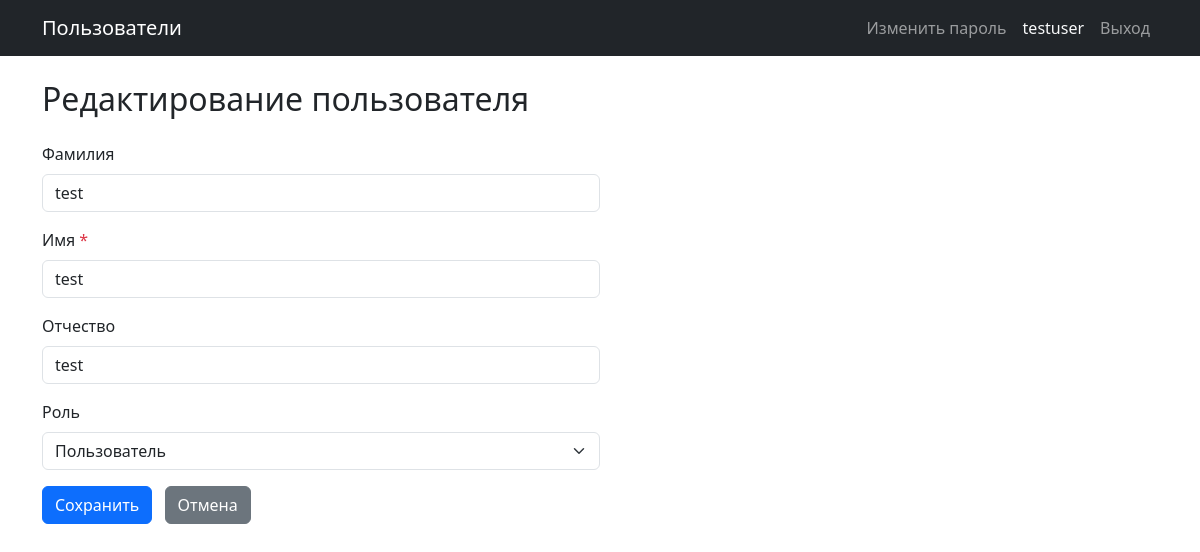
The app's page /users/2/edit (signed in), older data.
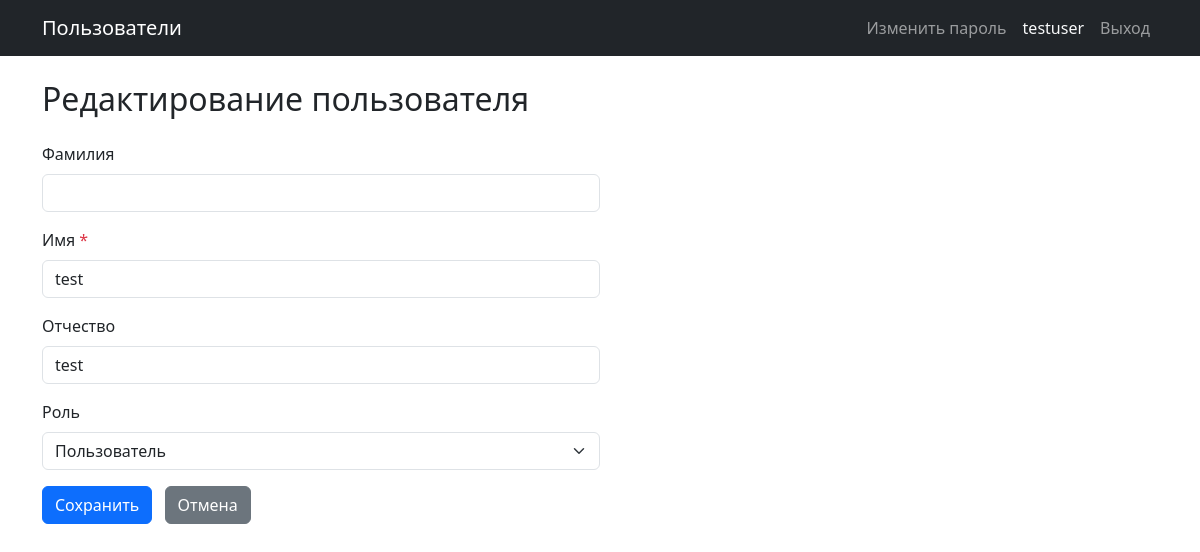
The same page, newer data.
### tables this page shows
CREATE TABLE users (
    id INTEGER PRIMARY KEY AUTOINCREMENT,
    login TEXT NOT NULL UNIQUE,
    password_hash TEXT NOT NULL,
    last_name TEXT,
    first_name TEXT NOT NULL,
    middle_name TEXT,
    role_id INTEGER REFERENCES roles(id) ON DELETE SET NULL,
    created_at TIMESTAMP NOT NULL DEFAULT CURRENT_TIMESTAMP
);

### app.py (the view, shortened to what this page needs)
@app.route('/users/<int:user_id>/edit', methods=['GET', 'POST'])
@login_required
def user_edit(user_id):
    db = get_db()
    user = db.execute("SELECT * FROM users WHERE id = ?", (user_id,)).fetchone()
    if not user:
        db.close()
        abort(404)
    roles = db.execute("SELECT * FROM roles ORDER BY name").fetchall()
    form = dict(user)
    db.close()
    return render_template('user_edit.html', roles=roles, form=form, errors={}, user=user)

### app.py (called while the page is built)
def get_db():
    conn = sqlite3.connect(DATABASE)
    conn.row_factory = sqlite3.Row
    conn.execute("PRAGMA foreign_keys = ON")
    return conn

def login_required(f):
    @wraps(f)
    def decorated(*args, **kwargs):
        if 'user_id' not in session:
            flash('Для доступа к этой странице необходимо войти в систему', 'warning')
            return redirect(url_for('login'))
        return f(*args, **kwargs)
    return decorated

def get_current_user():
    if 'user_id' not in session:
        return None
    db = get_db()
    user = db.execute(
        "SELECT u.*, r.name AS role_name FROM users u LEFT JOIN roles r ON u.role_id = r.id WHERE u.id = ?",
        (session['user_id'],)
    ).fetchone()
    db.close()
    return user

@app.context_processor
def inject_user():
    return {'current_user': get_current_user()}

### templates/user_edit.html (shortened to what this page needs)
{% extends 'base.html' %}
{% from 'macros.html' import user_form %}
{% block content %}
<h2 class="mb-4">Редактирование пользователя</h2>
<form method="post" class="col-md-6">
    {{ user_form(form, errors, roles, show_login_password=False) }}
    <div class="mt-3">
        <button type="submit" class="btn btn-primary">Сохранить</button>
        <a href="{{ url_for('index') }}" class="btn btn-secondary ms-2">Отмена</a>
    </div>
</form>
{% endblock %}

### templates/base.html (shortened to what this page needs)
<!DOCTYPE html>
<html lang="ru">
<head>
    <link rel="stylesheet" href="https://cdn.jsdelivr.net/npm/bootstrap@5.3.0/dist/css/bootstrap.min.css">
</head>
<body>
<nav class="navbar navbar-expand-lg navbar-dark bg-dark">
    <div class="container">
        <a class="navbar-brand" href="{{ url_for('index') }}">Пользователи</a>
        <div class="navbar-nav ms-auto">
            {% if current_user %}
                <a class="nav-link" href="{{ url_for('change_password') }}">Изменить пароль</a>
                <span class="nav-link text-light">{{ current_user['login'] }}</span>
                <a class="nav-link" href="{{ url_for('logout') }}">Выход</a>
            {% else %}
                <a class="nav-link" href="{{ url_for('login') }}">Вход</a>
            {% endif %}
        </div>
    </div>
</nav>
<div class="container mt-4">
    {% block content %}{% endblock %}
</div>
</body>
</html>

### templates/macros.html (shortened to what this page needs)
{% macro user_form(form, errors, roles, show_login_password=True) %}
<div class="mb-3">
    <label for="last_name" class="form-label">Фамилия</label>
    <input type="text"
           class="form-control {% if errors.get('last_name') %}is-invalid{% endif %}"
           id="last_name" name="last_name"
           value="{{ form.get('last_name', '') or '' }}">
</div>
<div class="mb-3">
    <label for="first_name" class="form-label">Имя <span class="text-danger">*</span></label>
    <input type="text"
           class="form-control {% if errors.get('first_name') %}is-invalid{% endif %}"
           id="first_name" name="first_name"
           value="{{ form.get('first_name', '') }}">
</div>
<div class="mb-3">
    <label for="middle_name" class="form-label">Отчество</label>
    <input type="text"
           class="form-control"
           id="middle_name" name="middle_name"
           value="{{ form.get('middle_name', '') or '' }}">
</div>
<div class="mb-3">
    <label for="role_id" class="form-label">Роль</label>
    <select class="form-select" id="role_id" name="role_id">
        {% for role in roles %}
            <option value="{{ role['id'] }}"
                {% if form.get('role_id') and form.get('role_id')|string == role['id']|string %}selected{% endif %}>
                {{ role['name'] }}
            </option>
        {% endfor %}
    </select>
</div>
{% endmacro %}

Row changes from the older to the newer data that the page shows:
changed users "testuser": last_name "test" → (not shown)
